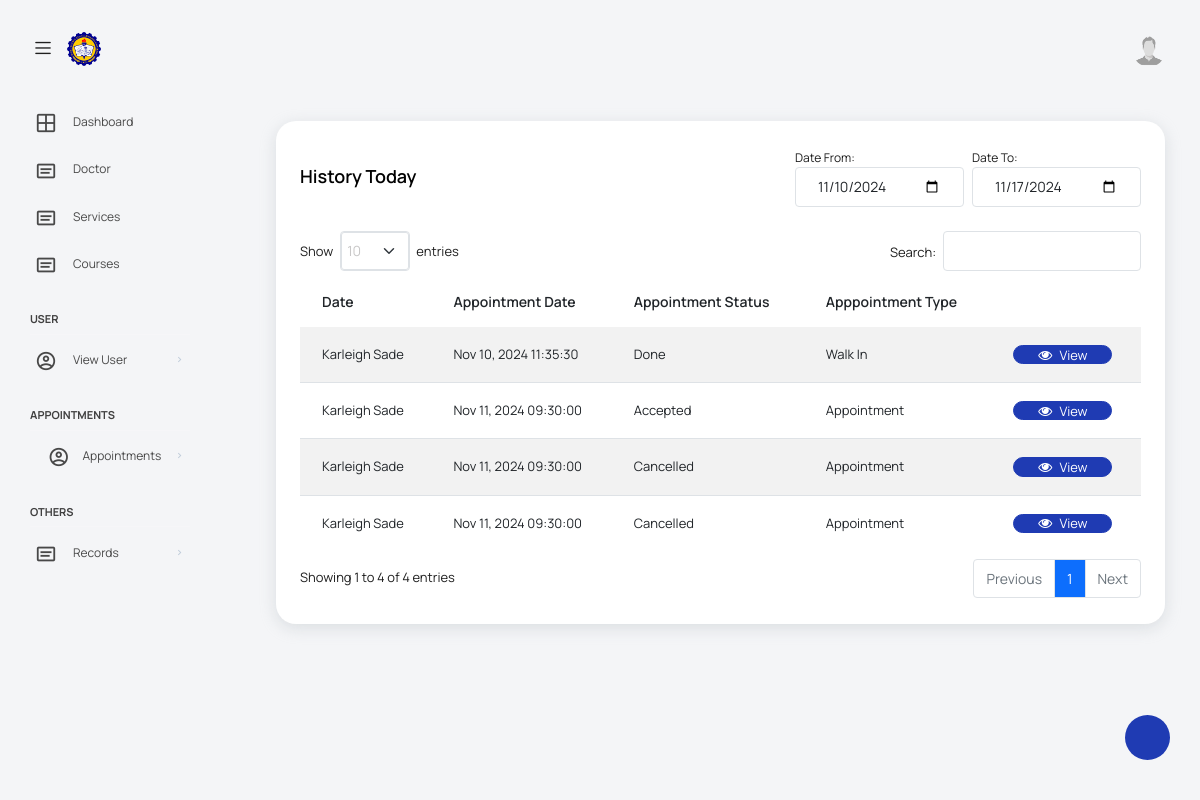
The app's page /views/assistantHistoryDetails.php?patient_ID=43&from=2024-11-10&to=2024-11-17 with its own data.
### tables this page shows
CREATE TABLE `appointment` (
  `Appointment_ID` int(255) NOT NULL,
  `Doctor_schedule_ID` int(255) DEFAULT NULL,
  `Patient_ID` int(13) DEFAULT NULL,
  `Doctor_ID` int(255) DEFAULT NULL,
  `Appointment_Time` time DEFAULT NULL,
  `Appointment_status` int(11) DEFAULT NULL,
  `Appointment_createdAt` datetime DEFAULT NULL
);

CREATE TABLE `patient` (
  `Patient_ID` int(13) NOT NULL,
  `Assistant_ID` int(13) DEFAULT NULL,
  `patientFname` varchar(30) DEFAULT NULL,
  `patientLname` varchar(30) DEFAULT NULL,
  `patientPassword` varchar(255) DEFAULT NULL,
  `patientContact` varchar(30) DEFAULT NULL,
  `patientEmail` varchar(60) DEFAULT NULL,
  `patientRole` varchar(10) DEFAULT NULL,
  `patientAddress` varchar(255) DEFAULT NULL,
  `patientBirthdate` date NOT NULL,
  `patientIDpicture` varchar(255) DEFAULT NULL,
  `patientProfilepicture` varchar(255) DEFAULT NULL,
  `patientStatus` int(2) DEFAULT NULL
);

CREATE TABLE `doctor_schedule` (
  `Doctor_schedule_ID` int(255) NOT NULL,
  `Assistant_ID` int(13) DEFAULT NULL,
  `Doctor_schedule_avail` datetime DEFAULT NULL,
  `Doctor_Schedule_type` int(2) NOT NULL
);

### views/assistantHistoryDetails.php (the view, shortened to what this page needs)
<?php require_once('assistantHeader.php'); ?>
<div class="col-lg-12 grid-margin stretch-card">
    <div class="card">
        <div class="card-body">
            <div class="d-flex justify-content-between">
                <div class="col-12 d-flex justify-content-between align-items-center mb-2">
                    <h4 class="card-title m-0">History<?php echo isset($_GET['filter']) && $_GET['filter'] == date('Y-m-d') ? " Today" : (isset($_GET['filter']) ? ' on ' . date('M d, Y', strtotime($_GET['filter'])) : ' Today'); ?></h4>
                    <div>
                        <form method="get" action="assistantHistoryDetails.php" id="filter-form">
                            <div class="col-md-12 p-0">
                                <div class="row mx-auto g-0">
                                    <div class="col-md-6 pe-1">
                                        <label class="label-custom">Date From:</label>
                                        <input class="form-control" type="date" name="from" id="filter-input" value="<?php echo isset($_GET['from']) ? htmlspecialchars($_GET['from']) : ''; ?>" onchange="document.getElementById('filter-form').submit();">
                                    </div>
                                    <div class="col-md-6 ps-1">
                                        <label class="label-custom">Date To: </label>
                                        <input class="form-control" type="date" name="to" id="filter-input" value="<?php echo isset($_GET['to']) ? htmlspecialchars($_GET['to']) : ''; ?>" onchange="document.getElementById('filter-form').submit();">
                                    </div>
                                </div>
                            </div>
                        </form>
                    </div>
                </div>
            </div>
            <div class="row mx-auto mt-3">
                <table class="table table-striped mx-auto" id="tables">
                    <thead>
                        <tr>
                            <th>Date</th>
                            <th>Appointment Date</th>
                            <th>Appointment Status</th>
                            <th>Apppointment Type</th>
                            <th></th>
                        </tr>
                    </thead>
                    <tbody>
                        <?php
                        $patientID = $_GET['patient_ID'];
                        $from = $_GET['from'];
                        $to = $_GET['to'];
                        $sql = "SELECT * FROM appointment
                        JOIN patient ON appointment.patient_ID = patient.patient_ID
                        JOIN doctor_schedule ON doctor_schedule.Doctor_schedule_ID = appointment.Doctor_schedule_ID
                        WHERE patient.patient_ID = ?
                        AND doctor_schedule.Doctor_schedule_avail >= ?
                        AND doctor_schedule.Doctor_schedule_avail <= ?";
                        $stmt = mysqli_prepare($conn, $sql);
                        mysqli_stmt_bind_param($stmt, 'sss', $patientID, $from, $to);
                        mysqli_stmt_execute($stmt);
                        $result = mysqli_stmt_get_result($stmt);
                        $row = mysqli_fetch_all($result, MYSQLI_ASSOC);
                        ?>
                        <?php foreach ($row as $result) : ?>
                            <tr>
                                <td><?= $result['patientFname'] . ' ' . $result['patientLname'] ?></td>
                                <td><?php echo date('M d, Y', strtotime($result['Doctor_schedule_avail'])) . ' ' . $result['Appointment_Time']; ?></td>
                                <td><?php echo $result['Appointment_status'] == 0 ? "Pending" : ($result['Appointment_status'] == 1 ? "Accepted" : ($result['Appointment_status'] == 2 ? "Cancelled" : ($result['Appointment_status'] == 4 ? "Done" : "Not Arrived"))) ?></td>
                                <td><?php echo $result['Doctor_Schedule_type'] == 1 ? "Appointment" : "Walk In" ?></td>
                                <td>
                                    <?php if ($result['Appointment_status'] == 4) { ?>
                                        <a class="btn btn-primary btn-sm px-4" href="assistantHistoryTooth.php?appointment_id=<?= $result['Appointment_ID']; ?>&patient_id=<?= $result['Patient_ID']; ?>"><i class="fa fa-eye"></i> View</a>
                                    <?php } else { ?>
                                        <button class="btn btn-primary btn-sm px-4" data-bs-toggle="modal" data-bs-target="#appointment<?= $result['Appointment_ID'] ?>"><i class="fa fa-eye"></i> View</button>
                                    <?php } ?>
                                </td>
                            </tr>
                        <?php endforeach; ?>
                    </tbody>
                </table>
            </div>
        </div>
    </div>
</div>
<?php require_once('footer.php'); ?>

### public/assets/css/datatable.css (style rules this page uses)
table.dataTable thead>tr>th.sorting,table.dataTable thead>tr>th.sorting_asc,table.dataTable thead>tr>th.sorting_desc,table.dataTable thead>tr>th.sorting_asc_disabled,table.dataTable thead>tr>th.sorting_desc_disabled,table.dataTable thead>tr>td.sorting,table.dataTable thead>tr>td.sorting_asc,table.dataTable thead>tr>td.sorting_desc,table.dataTable thead>tr>td.sorting_asc_disabled,table.dataTable thead>tr>td.sorting_desc_disabled { cursor:pointer;position:relative;padding-right:26px }
table.dataTable thead>tr>th.sorting:before,table.dataTable thead>tr>th.sorting:after,table.dataTable thead>tr>th.sorting_asc:before,table.dataTable thead>tr>th.sorting_asc:after,table.dataTable thead>tr>th.sorting_desc:before,table.dataTable thead>tr>th.sorting_desc:after,table.dataTable thead>tr>th.sorting_asc_disabled:before,table.dataTable thead>tr>th.sorting_asc_disabled:after,table.dataTable thead>tr>th.sorting_desc_disabled:before,table.dataTable thead>tr>th.sorting_desc_disabled:after,table.dataTable thead>tr>td.sorting:before,table.dataTable thead>tr>td.sorting:after,table.dataTable thead>tr>td.sorting_asc:before,table.dataTable thead>tr>td.sorting_asc:after,table.dataTable thead>tr>td.sorting_desc:before,table.dataTable thead>tr>td.sorting_desc:after,table.dataTable thead>tr>td.sorting_asc_disabled:before,table.dataTable thead>tr>td.sorting_asc_disabled:after,table.dataTable thead>tr>td.sorting_desc_disabled:before,table.dataTable thead>tr>td.sorting_desc_disabled:after { position:absolute;display:block;opacity:.125;right:10px;line-height:9px;font-size:.9em }
table.dataTable thead>tr>th.sorting:before,table.dataTable thead>tr>th.sorting_asc:before,table.dataTable thead>tr>th.sorting_desc:before,table.dataTable thead>tr>th.sorting_asc_disabled:before,table.dataTable thead>tr>th.sorting_desc_disabled:before,table.dataTable thead>tr>td.sorting:before,table.dataTable thead>tr>td.sorting_asc:before,table.dataTable thead>tr>td.sorting_desc:before,table.dataTable thead>tr>td.sorting_asc_disabled:before,table.dataTable thead>tr>td.sorting_desc_disabled:before { bottom:50%; content:"▴" }
table.dataTable thead>tr>th.sorting:after,table.dataTable thead>tr>th.sorting_asc:after,table.dataTable thead>tr>th.sorting_desc:after,table.dataTable thead>tr>th.sorting_asc_disabled:after,table.dataTable thead>tr>th.sorting_desc_disabled:after,table.dataTable thead>tr>td.sorting:after,table.dataTable thead>tr>td.sorting_asc:after,table.dataTable thead>tr>td.sorting_desc:after,table.dataTable thead>tr>td.sorting_asc_disabled:after,table.dataTable thead>tr>td.sorting_desc_disabled:after { top:50%;content:"▾" }
table.dataTable thead>tr>th.sorting_asc:before,table.dataTable thead>tr>th.sorting_desc:after,table.dataTable thead>tr>td.sorting_asc:before,table.dataTable thead>tr>td.sorting_desc:after { opacity:.6 }
table.dataTable thead th,table.dataTable thead td,table.dataTable tfoot th,table.dataTable tfoot td { text-align:left }
table.dataTable { clear:both;margin-top:6px !important;margin-bottom:6px !important;max-width:none !important;border-collapse:separate !important;border-spacing:0 }
table.dataTable td,table.dataTable th { -webkit-box-sizing:content-box;box-sizing:content-box }
table.dataTable.table-striped>tbody>tr:nth-of-type(2n+1)>* { box-shadow:none }
table.dataTable>tbody>tr { background-color:transparent }
table.dataTable.table-striped>tbody>tr.odd>* { box-shadow:inset 0 0 0 9999px rgba(0, 0, 0, 0.05) }

### public/assets/css/style.css (style rules this page uses)
.form-control, .form-select, .asColorPicker-input, .dataTables_wrapper select, .select2-container--default .select2-selection--single, .select2-container--default .select2-selection--single .select2-search__field, .typeahead, .tt-query, .tt-hint { border: 1px solid #dee2e6 !important; font-weight: 400 !important; font-size: 0.875rem !important; border-radius: 4px !important; height: 2.5rem !important; }
.label-custom { font-size: 12px; }

### records on screen
appointment: Patient_ID.patientFname "Karleigh", Patient_ID.patientLname "Sade", Doctor_schedule_ID.Doctor_schedule_avail "Nov 10, 2024", Appointment_Time "11:35:30", Appointment_status "Done", shows "Walk In"
appointment: Patient_ID.patientFname "Karleigh", Patient_ID.patientLname "Sade", Doctor_schedule_ID.Doctor_schedule_avail "Nov 11, 2024", Appointment_Time "09:30:00", Appointment_status "Accepted"
appointment: Patient_ID.patientFname "Karleigh", Patient_ID.patientLname "Sade", Doctor_schedule_ID.Doctor_schedule_avail "Nov 11, 2024", Appointment_Time "09:30:00", Appointment_status "Cancelled"
appointment: Patient_ID.patientFname "Karleigh", Patient_ID.patientLname "Sade", Doctor_schedule_ID.Doctor_schedule_avail "Nov 11, 2024", Appointment_Time "09:30:00", Appointment_status "Cancelled"
